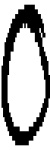
#> input picture Entregable Tarea 4 - Grupo 3/Tarea 04/0.jpg, 50 x 150 px; its folder holds only this picture in this run
$ python snip.py
#> lines starting #> are read from the running program, lines starting #| are printed output that depends on the picture; after the words box and inside, x2 and y2 are one past the last pixel; in counts of white or black regions, pixels touching at a corner belong together
from matplotlib import pyplot as plt
import os
from os import listdir, getcwd
import numpy as np
import cv2 as cv
import numpy as np
from sklearn.model_selection import train_test_split
import json

# [136 lines left out: functions snipHorizontal, freeHorizontal, upperSnip, bottomSnip, snipVertical, freeVertical and 7 more, not called in this run]

def getHorizontalHist(number):
    width = number.shape[1]
    height = number.shape[0]

    hist = []
    for y in range(height):
        pixelCount = 0
        for x in range(width):
            if(number[y][x] <= pivoteColor):
                pixelCount += 1

        hist.append(pixelCount)

    return hist

def getVerticalHist(number):
    width = number.shape[1]
    height = number.shape[0]

    hist = []
    for x in range(width):
        pixelCount = 0
        for y in range(height):
            if(number[y][x] <= pivoteColor):
                pixelCount += 1

        hist.append(pixelCount)

    return hist

#recuperado de
#https://codereview.stackexchange.com/questions/132914/crop-black-border-of-image-using-numpy/132934
def crop_image(img, tol = 80):
    # img is 2D image data
    # tol  is tolerance
    mask = img < tol
    return img[np.ix_(mask.any(1),mask.any(0))]

def getHist4x4(number, pixelWindow):
    width = number.shape[1]
    height = number.shape[0]

    if(width % pixelWindow != 0 or height % pixelWindow != 0):
        newDim = (int(width / pixelWindow) * pixelWindow, int(height / pixelWindow) * pixelWindow)
        number = cv.resize(number, newDim, interpolation = cv.INTER_AREA)

    hist = getHorizontalHist(number) + getVerticalHist(number)
    resumedHist = []

    for i in range(0, len(hist), pixelWindow):
        pixelCount = 0
        for j in range(i, i + pixelWindow):
            pixelCount += hist[j]

        resumedHist.append(pixelCount)

    return resumedHist

# [21 lines left out: functions readAndCropImage, getHistsPromAndVariance, not called in this run]

def evalNumber(number, prom, variance):
    #pre procesamiento
    if(type(number) != list):
        ret, number = cv.threshold(number, 127, 255, cv.THRESH_BINARY)#se convierte a una imagen binaria 0 | 255
        number = crop_image(number)
        number = cv.resize(number, resizeDim, interpolation = cv.INTER_AREA)

        histNumber = getHist4x4(number, pixelWindowForHist)
    else:
        histNumber = number

    distances = []

    for hist in prom:
        dist = np.linalg.norm(np.array(histNumber) - np.array(hist))
        distances.append(dist)

    i = 0
    while(i < 10):
        predictedNumber = distances.index(min(distances))
        threshold = np.linalg.norm(np.array(variance[predictedNumber]) - np.array(prom[predictedNumber]))

        if(distances[predictedNumber] <= threshold):
            break
        else:
            distances[predictedNumber] = float('inf')

        i += 1

    return predictedNumber, histNumber

# [71 lines left out: functions readNumbers, getAccuracys, plotResult, train_model, not called in this run]
#=============================================================================================================================
#Variables de control
Trainlever = False
pivoteColor = 200
resizeDim = (50, 150)#imagenes de 50 x 150 para los números individuales

pixelWindowForHist = 4
resizeDim = (int(resizeDim[0] / pixelWindowForHist) * pixelWindowForHist,
            int(resizeDim[1] / pixelWindowForHist) * pixelWindowForHist)
#=============================================================================================================================

#Entrenamiento
if(Trainlever):
    prom, var, xTest, yTest = train_model()
    jsonData = json.dumps({'prom': prom, 'var': var})
    with open('trained.json', 'w', encoding='utf-8') as f:
        json.dump(jsonData, f, ensure_ascii=False, indent=4)


#=============================================================================================================================

#Accuracy
    acurracys = getAccuracys(xTest, yTest, prom, var)
    print("Con una ventana de pixeles de:", pixelWindowForHist)

    x = [elem.get("numero") for elem in acurracys]
    y = [elem.get("accuracy") for elem in acurracys]

    plt.figure(figsize=(30,15))
    plt.title("Tase de aciertos")
    plt.bar(x,y)

    mng = plt.get_current_fig_manager()
    mng.window.state("zoomed")

#=============================================================================================================================
else:
    f = open('trained.json')
#> (reads Proyecto 1/histogramas/trained.json from the repository)

    data =  json.load(f)
    jsonData = json.loads(data)
    print(len(jsonData['prom']))
    prom = jsonData['prom']
    var = jsonData['var']


#Predicciones
for i in range(10):
    num = cv.imread(str(i) + ".jpg", 0)
#> num is the input picture: shape (150, 50); min 0, max 255, mean 177.2
    predictedNumber, hist = evalNumber(num, prom, var)
#> in evalNumber, `ret, number = cv.threshold(number, 127, 255, cv.THRESH_BINARY)#se conv..`:
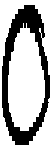
#> number: shape (150, 50); 69.6% white; 1 black region, box (x1, y1, x2, y2) and area: (2, 5, 50, 145) 2281
#> in crop_image, `return img[np.ix_(mask.any(1),mask.any(0))]`:
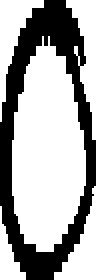
#> returned value: shape (140, 48) (shown 2 times larger); 66.1% white; 1 black region, box (x1, y1, x2, y2) and area: (0, 0, 48, 140) 2281
#> in evalNumber, `number = cv.resize(number, resizeDim, interpolation = cv.INTER_AREA)`:
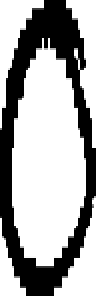
#> number: shape (148, 48) (shown 2 times larger); min 0, max 255, mean 168.4
#> in getHist4x4, `hist = getHorizontalHist(number) + getVerticalHist(number)`: hist = 196 values, max 95 at index 153, min 10 at index 100, mean 25.03
#> the loop in getHist4x4, `for i in range(0, len(hist), pixelWindow):` made 49 passes
#> i on passes 2 to 13: 4, 8, 12, 16, 20, 24, 28, 32, 36, 40, 44, 48
#> after the loop in getHist4x4, `for i in range(0, len(hist), pixelWindow):`: resumedHist = 49 values, max 325 at index 38, min 44 at index 0, mean 100.1
#> in evalNumber, `histNumber = getHist4x4(number, pixelWindowForHist)`: histNumber has the same summary as resumedHist in getHist4x4
#> after the loop in evalNumber, `for hist in prom:`: distances = []
#> (the run stopped early here; a loop or call above may not have finished)
